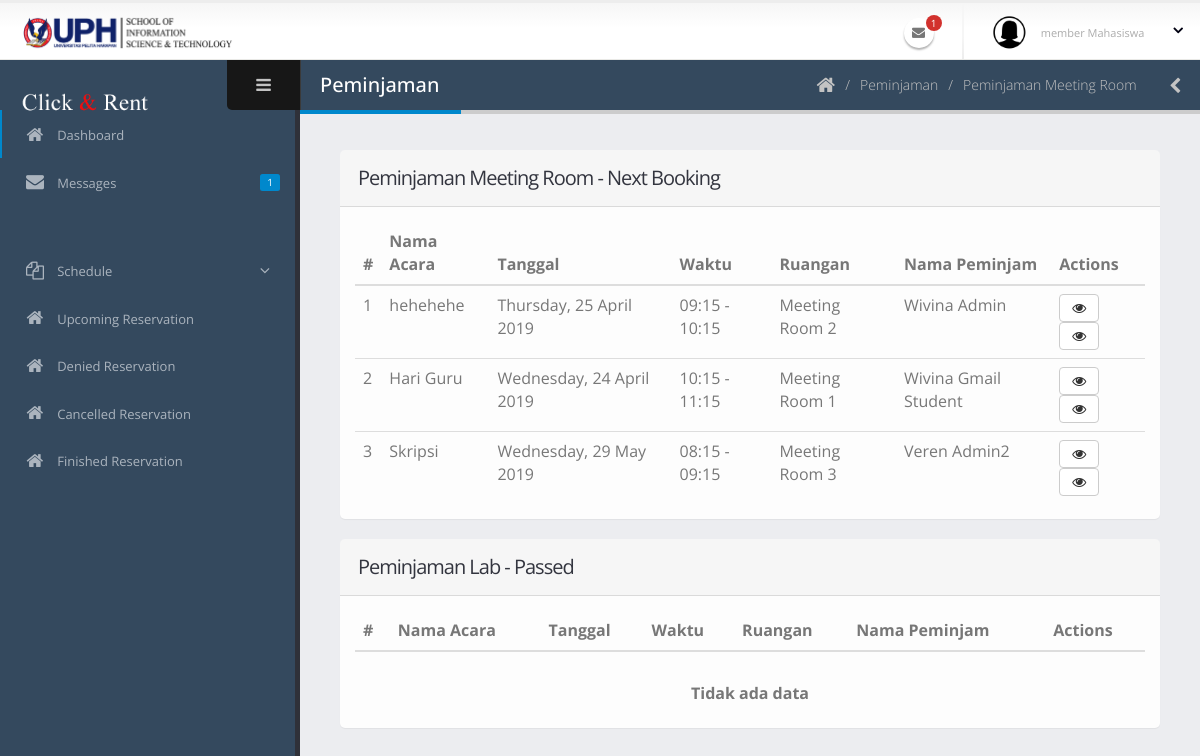
Page /admin/peminjamanAdminMeeting.php on the earlier database version.
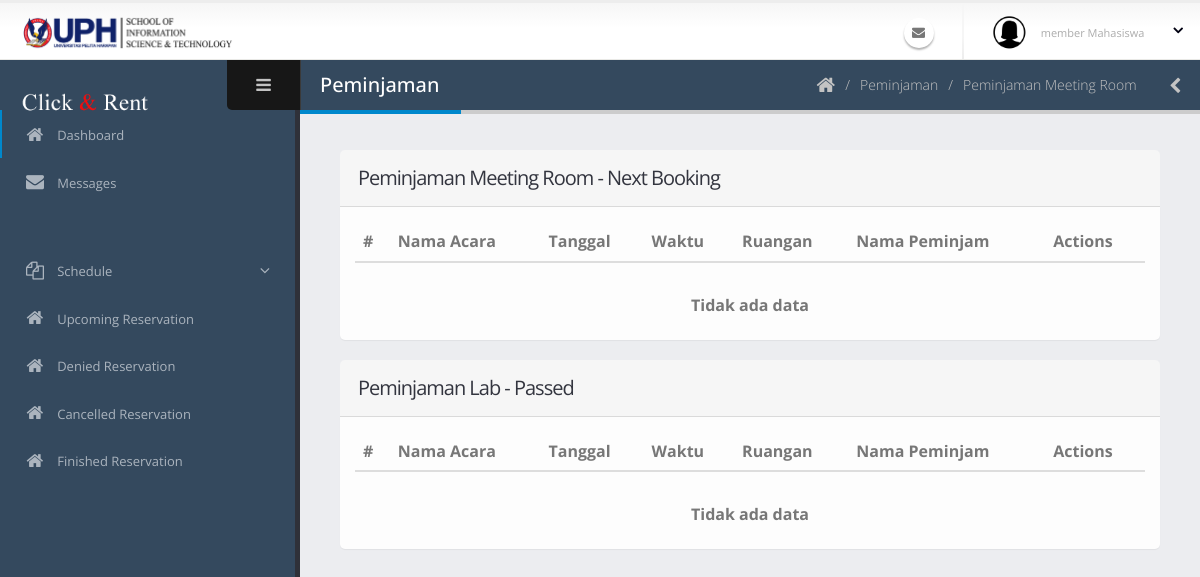
Same page on the later database version.
### tables this page shows
CREATE TABLE `peminjaman` (
  `id_peminjaman` varchar(40) NOT NULL COMMENT 'PJ-0',
  `tanggal_peminjaman` date NOT NULL,
  `id_ruangan` varchar(40) NOT NULL,
  `waktu_mulai` time NOT NULL,
  `waktu_selesai` time NOT NULL,
  `id_pengguna` varchar(40) NOT NULL,
  `acara` varchar(70) NOT NULL,
  `jumlah_peserta` int(11) NOT NULL,
  `id_kategoriAcara` int(11) NOT NULL,
  `deskripsi_acara` text NOT NULL,
  `status_peminjaman` int(11) NOT NULL COMMENT '0:TUNGGU APPROVE, 1:APPROVED, 3:SELESAI, 4:TIDAK APPROVE 5:DIBATALKAN 6:TIMEOUT',
  `user_add` varchar(40) NOT NULL,
  `waktu_add` datetime NOT NULL,
  `user_edit` varchar(40) NOT NULL,
  `waktu_edit` datetime NOT NULL,
  `user_delete` varchar(40) NOT NULL,
  `waktu_delete` datetime NOT NULL,
  `status_delete` int(11) NOT NULL
);

CREATE TABLE `ruangan` (
  `id_ruangan` varchar(40) NOT NULL COMMENT 'R-0',
  `nama_ruangan` varchar(60) NOT NULL,
  `jenis_ruangan` int(11) NOT NULL COMMENT '1:LABORATORY, 2: MEETING ROOM',
  `gedung_lantai` varchar(20) NOT NULL,
  `kapasitas` int(11) NOT NULL,
  `deskripsi` text NOT NULL,
  `user_add` varchar(40) NOT NULL,
  `waktu_add` datetime NOT NULL,
  `user_edit` varchar(40) NOT NULL,
  `waktu_edit` datetime NOT NULL,
  `user_delete` varchar(40) NOT NULL,
  `waktu_delete` datetime NOT NULL,
  `status_delete` int(11) NOT NULL
);

CREATE TABLE `pengguna` (
  `id_pengguna` varchar(40) NOT NULL COMMENT 'USER-0',
  `email` varchar(50) NOT NULL,
  `kata_sandi` text NOT NULL,
  `nama_lengkap` varchar(60) NOT NULL,
  `jenis_kelamin` char(1) NOT NULL,
  `tanggal_lahir` date NOT NULL,
  `alamat` text NOT NULL,
  `no_hp` varchar(20) NOT NULL,
  `tanggal_masuk` date NOT NULL,
  `status_pengguna` int(11) NOT NULL COMMENT '1: SUPER ADMIN, 2: ADMIN, 3: MEMBER DOSEN, 4:MEMBER MAHASISWA',
  `status_daftar` int(11) NOT NULL COMMENT '0 =TIDAK AKTIF, 1=MENUNGGU APPROVE, 2=AKTIF',
  `user_add` varchar(40) NOT NULL,
  `waktu_add` datetime NOT NULL,
  `user_edit` varchar(40) NOT NULL,
  `waktu_edit` datetime NOT NULL,
  `user_delete` varchar(40) NOT NULL,
  `waktu_delete` datetime NOT NULL,
  `status_delete` int(11) NOT NULL
);

### admin/peminjamanAdminMeeting.php (the view, shortened to what the rows shown need)
<?php include('../koneksi.php'); ?>
<?php include('req/head.php');?>
<?php include('req/header.php');?>
<?php include('req/leftbar.php');?>
	<section role="main" class="content-body">
		<header class="page-header">
			<h2>Peminjaman</h2>
		</header>
<section class="panel">
    <header class="panel-heading">
        <h2 class="panel-title">Peminjaman Meeting Room - Next Booking</h2>
    </header>
    <div class="panel-body">
        <div class="table-responsive">
            <table class="table table-hover mb-none">
                <thead>
                    <tr>
                        <th>#</th>
                        <th>Nama Acara</th>
                        <th>Tanggal</th>
                        <th>Waktu</th>
                        <th>Ruangan</th>
                        <th>Nama Peminjam</th>
                        <th>Actions</th>
                    </tr>
                </thead>
                <tbody>
                <?php
                        $query = mysqli_query($koneksi, "SELECT * FROM peminjaman join ruangan join pengguna join kategori_acara on kategori_acara.id_kategoriAcara = peminjaman.id_kategoriAcara AND ruangan.id_ruangan = peminjaman.id_ruangan AND pengguna.id_pengguna = peminjaman.id_pengguna WHERE ruangan.jenis_ruangan='2' AND peminjaman.tanggal_peminjaman>=curdate() AND status_peminjaman='1' AND id_peminjaman not in (select id_peminjaman from peminjaman where tanggal_peminjaman=curdate() and waktu_selesai<= curtime())");
                        $no=0;
if(mysqli_num_rows($query)==0){
    ?>
    <td colspan="7" style="text-align:center"><br><b>Tidak ada data</b></td>
<?php
}else{
                        while($data=mysqli_fetch_array($query)){
                            $no++;
                            $time = $data['tanggal_peminjaman'];
                            $times = date("l, d F Y",strtotime($time));
                            $mulai = date("H:i",strtotime($data['waktu_mulai']));
                            $selesai = date("H:i",strtotime($data['waktu_selesai']));
                        ?>
                    <tr>
                        <td><?php echo $no ?></td>
                        <td><?php echo $data['acara'] ?></td>
                        <td><?php echo $times ?></td>
                        <td><?php echo $mulai . " - " . $selesai ?></td>
                        <td><?php echo $data['nama_ruangan'] ?></td>
                        <td><?php echo $data['nama_lengkap'] ?></td>
                        <td class=" actions-fade">
                        <a class="modal-with-form btn btn-default" data-toggle="tooltip" data-placement="top" title="Detail" href="#detailpinjamnya<?php echo $data['id_peminjaman'];?>"><i class="fa fa-eye"></i>
                        </a>
                            <a class="btn btn-default" data-toggle="tooltip" data-placement="top" title="PDF" href="cetakPeminjamanAkanDatang.php?idpinjam=<?php echo $data['id_peminjaman'] ?>" target="_blank" ><i class='fa fa-eye' ></i>
                            </a>
                        </td>
                    </tr>
                    <?php }} ?>
                </tbody>
            </table>
        </div>
    </div>
</section>
<section class="panel">
    <header class="panel-heading">
        <h2 class="panel-title">Peminjaman Lab - Passed</h2>
    </header>
    <div class="panel-body">
        <div class="table-responsive">
            <table class="table table-hover mb-none">
                <thead>
                    <tr>
                        <th>#</th>
                        <th>Nama Acara</th>
                        <th>Tanggal</th>
                        <th>Waktu</th>
                        <th>Ruangan</th>
                        <th>Nama Peminjam</th>
                        <th>Actions</th>
                    </tr>
                </thead>
            </table>
        </div>
    </div>
</section>
<?php include('req/endtitle.php');?>
<?php include('req/script.php');?>

Differences in the rows shown:
removed peminjaman: acara "hehehehe", tanggal_peminjaman "Thursday, 25 April 2019", waktu_mulai "09:15", waktu_selesai "10:15", id_ruangan.nama_ruangan "Meeting Room 2", id_pengguna.nama_lengkap "Wivina Admin"
removed peminjaman: acara "Hari Guru", tanggal_peminjaman "Wednesday, 24 April 2019", waktu_mulai "10:15", waktu_selesai "11:15", id_ruangan.nama_ruangan "Meeting Room 1", id_pengguna.nama_lengkap "Wivina Gmail Student"
removed peminjaman: acara "Skripsi", tanggal_peminjaman "Wednesday, 29 May 2019", waktu_mulai "08:15", waktu_selesai "09:15", id_ruangan.nama_ruangan "Meeting Room 3", id_pengguna.nama_lengkap "Veren Admin2"
Other differences:
$jumlah: "1" → (not shown)
text now shown: "Tidak ada data"
